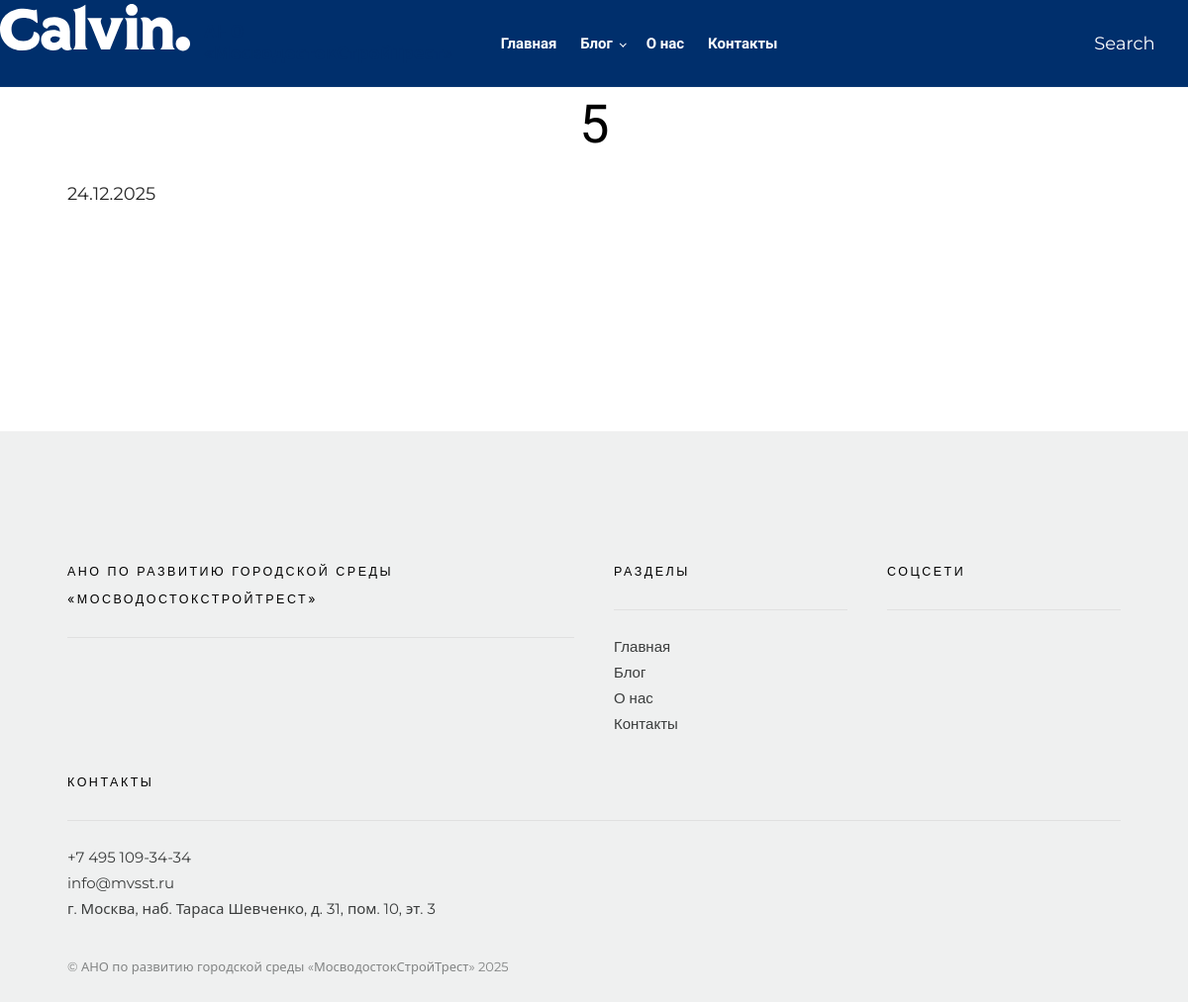
/blog/5/, run on the app's committed database.
### blog/models.py (models this page shows, shortened)
class Post(models.Model):
    class Status(models.TextChoices):
        DRAFT = "draft", "Черновик"
        PUBLISHED = "published", "Опубликовано"
    title = models.CharField("Заголовок", max_length=250)
    slug = models.SlugField("Slug", max_length=255, unique=True)
    excerpt = models.TextField("Краткое описание", blank=True, default="")
    cover = models.ImageField("Обложка", upload_to="blog/", blank=True, null=True)
    content = RichTextField("Текст", blank=True, default="")
    status = models.CharField("Статус", max_length=20, choices=Status.choices, default=Status.DRAFT)
    published_at = models.DateTimeField("Дата публикации", blank=True, null=True)
    created_at = models.DateTimeField(auto_now_add=True)
    updated_at = models.DateTimeField(auto_now=True)
    class Meta:
        verbose_name = "Пост"
        verbose_name_plural = "Посты"
        ordering = ["-published_at", "-created_at"]

### core/models.py (models this page shows, shortened)
class SiteSettings(models.Model):
    site_title = models.CharField("Название сайта", max_length=200, default="МВС СТ")
    organization_name = models.CharField("Название организации", max_length=200, blank=True, default="МВС СТ")
    tagline = models.CharField("Слоган", max_length=250, blank=True, default="")
    logo = models.ImageField("Логотип (PNG/SVG как картинка)", upload_to="site/", blank=True, null=True)
    phone = models.CharField("Телефон", max_length=100, blank=True, default="")
    email = models.EmailField("Email", blank=True, default="")
    address = models.CharField("Адрес", max_length=300, blank=True, default="")
    about_title = models.CharField("Заголовок 'О нас'", max_length=200, blank=True, default="О нас")
    about_text = RichTextField("Текст 'О нас'", blank=True, default="")
    mission_title = models.CharField("Заголовок 'Миссия'", max_length=200, blank=True, default="Миссия")
    mission_text = RichTextField("Текст 'Миссия'", blank=True, default="")
    vk = models.URLField("VK", blank=True, default="")
    telegram = models.URLField("Telegram", blank=True, default="")
    youtube = models.URLField("YouTube", blank=True, default="")
    seo_title = models.CharField("SEO title", max_length=255, blank=True, default="")
    seo_description = models.CharField("SEO description", max_length=300, blank=True, default="")
    updated_at = models.DateTimeField(auto_now=True)
    class Meta:
        verbose_name = "Настройки сайта"
        verbose_name_plural = "Настройки сайта"

### blog/views.py (the view)
# urls.py: path("<slug:slug>/", BlogDetailView.as_view(), name="detail"),
class BlogDetailView(DetailView):
    template_name = "blog/detail.html"
    context_object_name = "post"
    def get_queryset(self):
        return Post.objects.filter(status=Post.Status.PUBLISHED)

### core/context_processors.py (called while the page is built)
def site_settings(request):
    obj = SiteSettings.objects.first()
    return {"site": obj}

### templates/blog/detail.html (shortened to what this page needs)
{% extends "base.html" %}
{% block content %}
<section class="s-content s-content--no-top-padding">
    <div class="row">
        <div class="column large-12">
            <article class="s-content__entry">
                <div class="s-content__entry-header">
                    <h1 class="s-content__title">{{ post.title }}</h1>
                    {% if post.published_at %}
                        <p class="s-content__date">{{ post.published_at|date:"d.m.Y" }}</p>
                    {% endif %}
                </div>
            </article>
        </div>
    </div>
</section>
{% endblock %}

### templates/base.html (shortened to what this page needs)
{% load static %}
<!DOCTYPE html>
<html class="no-js" lang="ru">
<head>
    <link rel="stylesheet" href="{% static 'theme/css/vendor.css' %}">
    <link rel="stylesheet" href="{% static 'theme/css/styles.css' %}">
    <link rel="stylesheet" href="{% static 'theme/css/brand.css' %}">
</head>
<body id="top">
    <header class="s-header">
        <div class="header__logo">
            <a href="{% url 'home' %}" class="brand-logo">
                <img src="{% static 'theme/images/logo.svg' %}" alt="МВССТ">
                <span class="brand-text">
                </span>
            </a>
        </div>
        <div class="row s-header__navigation">
            <nav class="s-header__nav-wrap">
                <ul class="s-header__nav">
                    <li><a href="{% url 'core:home' %}" title="">Главная</a></li>
                    <li class="has-children">
                        <a href="#0" title="">Блог</a>
                    </li>
                    <li><a href="{% url 'core:about' %}" title="">О нас</a></li>
                    <li><a href="{% url 'core:contact' %}" title="">Контакты</a></li>
                </ul>
            </nav>
        </div>
        <a class="s-header__search-trigger" href="#0">
            <span>Search</span>
        </a>
    </header>
    {% block content %}{% endblock %}
    <footer class="s-footer">
        <div class="s-footer__main">
            <div class="row">
                <div class="column large-4 medium-6 tab-12 s-footer__info">
                    <h5>{{ site.organization_name|default:"МВС СТ" }}</h5>
                </div>
                <div class="column large-2 medium-3 tab-6 s-footer__site-links">
                    <h5>Разделы</h5>
                    <ul class="link-list">
                        <li><a href="{% url 'core:home' %}">Главная</a></li>
                        <li><a href="{% url 'blog:index' %}">Блог</a></li>
                        <li><a href="{% url 'core:about' %}">О нас</a></li>
                        <li><a href="{% url 'core:contact' %}">Контакты</a></li>
                    </ul>
                </div>
                <div class="column large-2 medium-3 tab-6 s-footer__social-links">
                    <h5>Соцсети</h5>
                </div>
                <div class="column large-4 medium-12 s-footer__subscribe">
                    <h5>Контакты</h5>
                    <p>
                        {% if site.phone %}<div>{{ site.phone }}</div>{% endif %}
                        {% if site.email %}<div>{{ site.email }}</div>{% endif %}
                        {% if site.address %}<div>{{ site.address }}</div>{% endif %}
                    </p>
                </div>
            </div>
        </div>
        <div class="s-footer__bottom">
            <div class="row">
                <div class="column">
                    <div class="ss-copyright">
                        <span>© {{ site.organization_name|default:"МВС СТ" }} {% now "Y" %}</span>
                    </div>
                </div>
            </div>
        </div>
    </footer>
</body>
</html>

### static/theme/css/brand.css (style rules this page uses)
:root { --brand-royal-blue: #002F6C; --brand-sky-blue: #9BCBEB; --brand-orange: #FF8200; --brand-green: #44883E; --brand-red: #C8102E; --font-heading: "Unbounded", sans-serif; --font-body: "Montserrat", sans-serif; }
h1,h2,h3,h4,h5,.s-header__nav a,.entry__title a { font-family: var(--font-heading); }
body, p, li, .entry__excerpt, .s-content__primary { font-family: var(--font-body); }
a { color: var(--brand-royal-blue); }
:root { --mvsst-blue: #002F6C; --mvsst-sky: #9BCBEB; --mvsst-red: #C8102E; --mvsst-green:#44883E; --mvsst-orange:#FF8200; }
body { font-family: "Montserrat", system-ui, -apple-system, "Segoe UI", Arial, sans-serif; }
h1,h2,h3,h4,h5,h6, .s-content__title, .s-hero__slide-title { font-family: "Unbounded", system-ui, -apple-system, "Segoe UI", Arial, sans-serif; }
a { color: var(--mvsst-blue); }
.s-header { background: var(--mvsst-blue); }
.s-header a, .s-header .s-header__nav a { color:#fff; }
.brand-logo { display: flex; align-items: center; gap: 14px; text-decoration: none; }
.brand-logo img { height: 48px; width: auto; }
.brand-text { font-family: var(--brand-font-heading); font-size: 18px; font-weight: 600; color: var(--brand-royal-blue); line-height: 1.2; }

### data on the page
Post: title "5", published_at "24.12.2025"
SiteSettings: organization_name "АНО ПО РАЗВИТИЮ ГОРОДСКОЙ СРЕДЫ «МОСВОДОСТОКСТРОЙТРЕСТ»", phone "+7 495 109-34-34", email "info@mvsst.ru", address "г. Москва, наб. Тараса Шевченко, д. 31, пом. 10, эт. 3", organization_name "АНО по развитию городской среды «МосводостокСтройТрест»"
